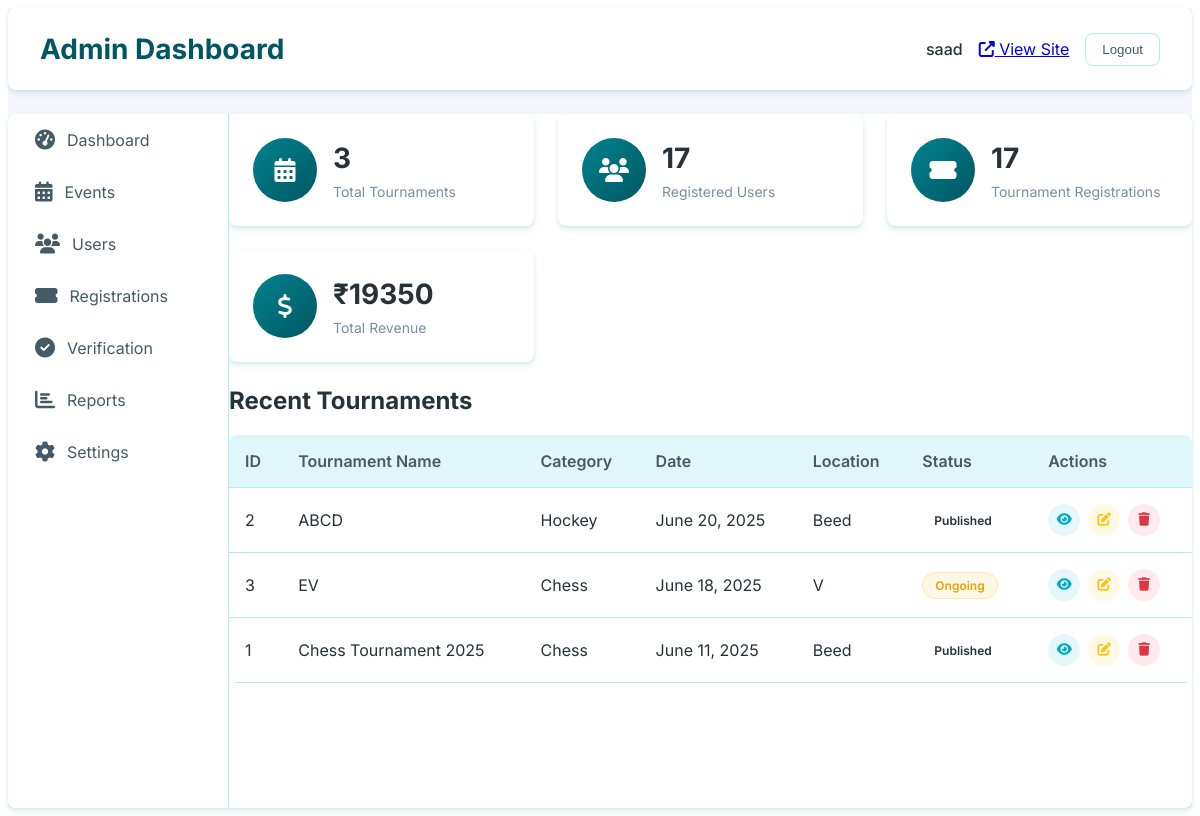
The app's page /superadmin/dashboard/ (signed in) with its own data.
### app/models.py (models this page shows, shortened)
class Tournament(models.Model):
    STATUS_CHOICES = [
        ('draft', 'Draft'),
        ('published', 'Published'),
        ('ongoing', 'Ongoing'),
        ('completed', 'Completed'),
        ('cancelled', 'Cancelled'),
    ]
    title = models.CharField(max_length=200)
    slug = models.SlugField(unique=True, blank=True)
    description = models.TextField()
    category = models.ForeignKey(Category, on_delete=models.CASCADE, related_name='tournaments')
    organizer = models.ForeignKey(User, on_delete=models.CASCADE, related_name='organized_tournaments', default=None, null=True)
    start_date = models.DateField()
    end_date = models.DateField()
    tournament_time = models.TimeField(default=timezone.datetime.strptime('10:00', '%H:%M').time())
    registration_deadline = models.DateTimeField()
    venue = models.CharField(max_length=200)
    address = models.TextField(blank=True, null=True)
    city = models.CharField(max_length=100)
    state = models.CharField(max_length=100)
    country = models.CharField(max_length=100)
    postal_code = models.CharField(max_length=20, null=True, blank=True)
    max_participants = models.PositiveIntegerField()
    min_participants = models.PositiveIntegerField(default=2)
    entry_fee = models.DecimalField(max_digits=10, decimal_places=2)
    prize_pool = models.DecimalField(max_digits=10, decimal_places=2)
    tournament_format = models.CharField(max_length=100)  # e.g., "Single Elimination", "Double Elimination", "Round Robin"
    rules = models.TextField()
    banner_image = models.ImageField(upload_to='tournament_banners/')
    additional_images = models.ManyToManyField(TournamentImage, blank=True, related_name='additional_tournaments')
    status = models.CharField(max_length=20, choices=STATUS_CHOICES, default='draft')
    is_featured = models.BooleanField(default=False)
    created_at = models.DateTimeField(auto_now_add=True)
    updated_at = models.DateTimeField(auto_now=True)
    contact_email = models.EmailField()
    contact_phone = models.CharField(max_length=20)
    whatsapp_number = models.CharField(max_length=20, blank=True)
    facebook_event = models.URLField(blank=True)
    instagram_post = models.URLField(blank=True)
    upi_id = models.ForeignKey(
        UPIS,
        max_length=100,
        blank=True,
        help_text="UPI ID for payment collection",
        on_delete=models.SET_NULL,
        null=True,
        related_name='tournaments'
    )
    class Meta:
        ordering = ['-start_date']

class Category(models.Model):
    name = models.CharField(max_length=100)
    slug = models.SlugField(unique=True, blank=True)
    description = models.TextField(blank=True)
    icon = models.CharField(max_length=50, blank=True)  # For FontAwesome icons
    created_at = models.DateTimeField(auto_now_add=True)
    updated_at = models.DateTimeField(auto_now=True)
    type = models.CharField(
        max_length=20,
        choices=[
            ('sports', 'Sports'),
            ('esports', 'Esports'),
            ('cultural', 'Cultural'),
            ('academic', 'Academic'),
            ('technology', 'Technology'),
            ('other', 'Other'),
        ]
    )
    class Meta:
        verbose_name_plural = "Categories"
        ordering = ['name']
    def __str__(self):
        return self.name

### app/View/admin/admin_dashboard.py (the view)
# urls.py: path('superadmin/dashboard/', admin_dashboard, name='admin_dashboard'),
@login_required
def admin_dashboard(request):
    events = Tournament.objects.all()
    total_users = Participant.objects.all().count()
    total_in = Transaction.objects.filter(payment_status = 'completed').aggregate(total=Sum('amount'))['total'] or 0
    context = {
        'events': events,
        'total_users': total_users,
        'total_in': total_in
    }
    return render(request, 'admin/dashboard.html', context)

### templates/admin/dashboard.html (shortened to what this page needs)
{% extends "admin/base_admin.html" %}
{% load static %}
{% block content %}
<div class="stat-cards">
    <div class="stat-card">
        <div class="stat-icon">
            <i class="fas fa-calendar-alt"></i>
        </div>
        <div class="stat-info">
            <h3>{{ events.count }}</h3>
            <p>Total Tournaments</p>
        </div>
    </div>
    <div class="stat-card">
        <div class="stat-icon">
            <i class="fas fa-users"></i>
        </div>
        <div class="stat-info">
            <h3>{{ total_users }}</h3>
            <p>Registered Users</p>
        </div>
    </div>
    <div class="stat-card">
        <div class="stat-icon">
            <i class="fas fa-ticket-alt"></i>
        </div>
        <div class="stat-info">
            <h3>{{ total_users }}</h3>
            <p>Tournament Registrations</p>
        </div>
    </div>
    <div class="stat-card">
        <div class="stat-icon">
            <i class="fas fa-dollar-sign"></i>
        </div>
        <div class="stat-info">
            <h3>₹{{ total_in }}</h3>
            <p>Total Revenue</p>
        </div>
    </div>
</div>
<div class="recent-tournaments">
    <h2>Recent Tournaments</h2>
    <div class="data-table-container">
        <table class="admin-table">
            <thead>
                <tr>
                    <th>ID</th>
                    <th>Tournament Name</th>
                    <th>Category</th>
                    <th>Date</th>
                    <th>Location</th>
                    <th>Status</th>
                    <th>Actions</th>
                </tr>
            </thead>
            <tbody>
                {% for event in events %}
                <tr>
                    <td>{{ event.id }}</td>
                    <td>{{ event.title }}</td>
                    <td data-category="{{ event.category }}">{{ event.category }}</td>
                    <td>{{ event.start_date }}</td>
                    <td>{{ event.venue }}</td>
                    <td data-status="{{ event.status }}">
                        <span class="badge badge-{{ event.status }}">{{ event.status }}</span>
                    </td>
                    <td class="action-buttons">
                        <button class="view-btn" data-id="{{ event.id }}" data-type="event">
                            <i class="fas fa-eye"></i>
                        </button>
                        <button class="edit-btn" data-id="{{ event.id }}" data-type="event" data-modal-target="add-event-modal">
                            <i class="fas fa-edit"></i>
                        </button>
                        <button class="delete-btn" data-id="{{ event.id }}" data-type="event">
                            <i class="fas fa-trash"></i>
                        </button>
                    </td>
                </tr>
                {% empty %}
                <tr>
                    <td colspan="7" class="text-center">No tournaments found</td>
                </tr>
                {% endfor %}
            </tbody>
        </table>
    </div>
</div>
{% endblock %}

### templates/admin/base_admin.html (shortened to what this page needs)
{% load static %}
<!DOCTYPE html>
<html lang="en">
<head>
    <link rel="stylesheet" href="https://cdnjs.cloudflare.com/ajax/libs/font-awesome/6.4.0/css/all.min.css">
    <link rel="stylesheet" href="{% static 'css/admin.css' %}">
</head>
<body>
    <div class="admin-dashboard">
        <div class="dashboard-header">
            <h1>Admin Dashboard</h1>
            <div class="user-info">
                <span>{{ request.user.username }}</span>
                <a href="{% url 'home' %}" class="view-site-btn"><i class="fas fa-external-link-alt"></i> View Site</a>
                <button class="logout-btn">Logout</button>
            </div>
        </div>
        <div class="dashboard-main">
            <div class="dashboard-nav">
                <ul>
                    <li>
                        <a href="{% url 'admin_dashboard' %}" class="nav-item {% if active_tab == 'dashboard' %}active{% endif %}">
                            <i class="fas fa-tachometer-alt"></i> Dashboard
                        </a>
                    </li>
                    <li>
                        <a href="{% url 'admin_events' %}" class="nav-item {% if active_tab == 'events' %}active{% endif %}">
                            <i class="fas fa-calendar-alt"></i> Events
                        </a>
                    </li>
                    <li>
                        <a href="{% url 'admin_users' %}" class="nav-item {% if active_tab == 'users' %}active{% endif %}">
                            <i class="fas fa-users"></i> Users
                        </a>
                    </li>
                    <li>
                        <a href="{% url 'admin_registrations' %}" class="nav-item {% if active_tab == 'registrations' %}active{% endif %}">
                            <i class="fas fa-ticket-alt"></i> Registrations
                        </a>
                    </li>
                    <li>
                        <a href="{% url 'admin_verification' %}" class="nav-item {% if active_tab == 'verification' %}active{% endif %}">
                            <i class="fas fa-check-circle"></i> Verification
                        </a>
                    </li>
                    <li>
                        <a href="{% url 'admin_reports' %}" class="nav-item {% if active_tab == 'reports' %}active{% endif %}">
                            <i class="fas fa-chart-bar"></i> Reports
                        </a>
                    </li>
                    <li>
                        <a href="{% url 'admin_settings' %}" class="nav-item {% if active_tab == 'settings' %}active{% endif %}">
                            <i class="fas fa-cog"></i> Settings
                        </a>
                    </li>
                </ul>
            </div>
            <div class="dashboard-content">
                {% block content %}{% endblock %}
            </div>
        </div>
    </div>
</body>
</html>

### records on screen
Tournament: id "2", title "ABCD", category "Hockey", start_date "June 20, 2025", venue "Beed", status "Published"
Tournament: id "3", title "EV", category "Chess", start_date "June 18, 2025", venue "V", status "Ongoing"
Tournament: id "1", title "Chess Tournament 2025", category "Chess", start_date "June 11, 2025", venue "Beed", status "Published"

### other values on screen
{{ request.user.username }} "saad"
{{ events.count }} "3"
{{ total_users }} "17"
{{ total_in }} "19350"
